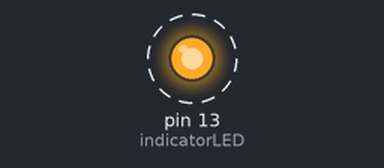
Recording of a sketch running on a simulated Arduino Uno, built with avr-gcc and run on an emulated ATmega328P. Parts: output pins drawn as LEDs (lit = HIGH). Dashed ring = blinking.

Above: at 0.4 s.
Timing chart, 0 to 4.1 s (numbered marks = the images above):
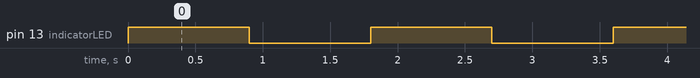

The sketch:

sleep_test.ino
```cpp
/*******
 *
 * https://www.youtube.com/watch?v=ktvUunBQQD0&spfreload=10
 */

#include <avr/sleep.h>

const unsigned int indicatorLED = 13;
const unsigned int interruptID = 0;
const unsigned int blinkDelay_ms = 900;
const unsigned int numBlinks = 4;

int count = 0;

void setup() {
  sleep_enable();
  set_sleep_mode(SLEEP_MODE_PWR_DOWN);
  pinMode(indicatorLED, OUTPUT);
}


void loop() {
  if (count < blinkDelay_ms) {
    digitalWrite(indicatorLED, HIGH);
    delay(blinkDelay_ms);
    digitalWrite(indicatorLED, LOW);
    delay(blinkDelay_ms);
    count++;
  } else {
    attachInterrupt(interruptID, interruptFunction, HIGH);
    sleep_cpu();
    count = 0;
  }
}


void interruptFunction() {
  detachInterrupt(0);
  sleep_disable();
}
```

Measured:
- by itself, pin 13 (indicatorLED): alternates HIGH for 0.90 s and LOW for 0.90 s
